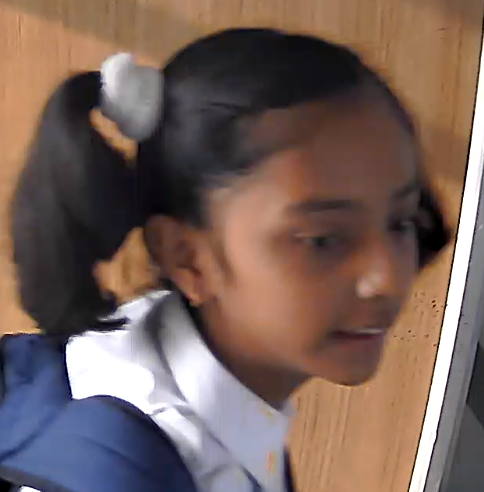
#> input picture Exam/school/database_images/0001_c1_5.png, 484 x 492 px; its folder holds only this picture in this run
$ jupyter execute --allow-errors sample_functions_updated.ipynb
#> lines starting #> are read from the running program, lines starting #| are printed output that depends on the picture
[cell 1]
import cv2
import numpy as np
import os
import copy
from skimage.feature import hog

[cell 2]
# [40 lines left out: function non_max_suppression, not called in this run]

[cell 3]
# [21 lines left out: function run_single_scale_detector, not called in this run]

[cell 4]
import cv2
import numpy as np

def sliding_window(image, step_size, window_size):
    # Slide a window across the image
    for y in range(0, image.shape[0] - window_size[1], step_size):
        for x in range(0, image.shape[1] - window_size[0], step_size):
            yield (x, y, image[y:y + window_size[1], x:x + window_size[0]])

def detect_faces(image_path, step_size=20, window_size=(100, 100), overlap_thresh=0.3, target_size=(100, 100)):
    """
    Detects faces in the given image using sliding window and non-maximum suppression techniques.

    Parameters:
    image_path (str): Path to the image file.
    step_size (int): Step size for sliding window (default is 20).
    window_size (tuple): Size of the sliding window (default is (100, 100)).
    overlap_thresh (float): Overlap threshold for non-maximum suppression (default is 0.3).
    target_size (tuple): Target size for resizing the detected face (default is (100, 100)).

    Returns:
    face_encodings (list): Encoding of the detected face.
    """
    classifier = cv2.CascadeClassifier(cv2.data.haarcascades + "haarcascade_frontalface_default.xml")

    # Load the image
    image = cv2.imread(image_path)
    gray = cv2.cvtColor(image, cv2.COLOR_BGR2GRAY)

    # Initialize list to store detected faces
    detections = []

    # Loop over the sliding window
    for (x, y, window) in sliding_window(gray, step_size, window_size):
        # Clone the original image and get the HOG face detector
        clone = gray.copy()
        patch = clone[y:y + window_size[1], x:x + window_size[0]]

        # Detect faces in the window
        faces = classifier.detectMultiScale(patch, scaleFactor=1.1, minNeighbors=5, minSize=(30, 30))

        # Add the bounding boxes of detected faces to the list
        for (x1, y1, w, h) in faces:
            detections.append((x + x1, y + y1, x + x1 + w, y + y1 + h))

    # If no faces are detected, return None
    if len(detections) == 0:
        return None

    # Select the best bounding box (currently the first one)
    (x1, y1, x2, y2) = detections[0]

    # Extract the face region
    face = image[y1:y2, x1:x2]

    # Resize the detected face to the target size
    face_resized = cv2.resize(face, target_size)

    # Return the detected face
    return face_resized

#> (a cell that did not finish here is left out)

#> (a cell that did not finish here is left out)

[cell 7]
def create_database(directory):
    """
    Creates and stores encodings of detected faces from images in the specified directory.

    Parameters:
    directory (str): Path to the directory containing images.
    """
    face_encodings = []
    labels = []

    for filename in os.listdir(directory):
        if filename.endswith(".jpg") or filename.endswith(".png"):
            image_path = os.path.join(directory, filename)
            face = detect_faces(image_path, window_size=(100, 100))
#> call 2 of detect_faces, with image_path = 'school/database_images/0001_c1_5.png', step_size = 20, window_size = (100, 100), overlap_thresh = 0.3, target_size = (100, 100)
#> in detect_faces, image is the input picture: shape (492, 484, 3); mean B, G, R 90.4, 97.7, 119.1
#> in detect_faces (call 2), `gray = cv2.cvtColor(image, cv2.COLOR_BGR2GRAY)`:
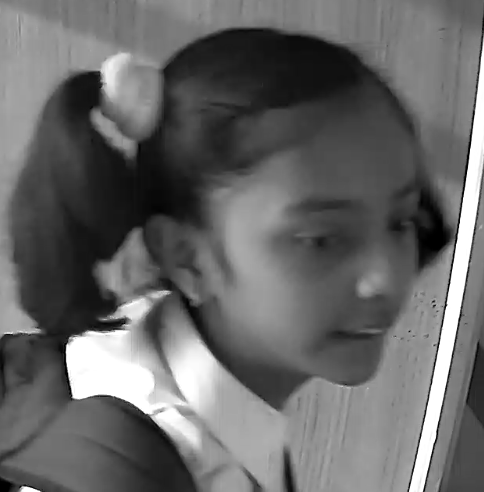
#> gray: shape (492, 484); min 0, max 255, mean 103.3
#> the loop in detect_faces (call 2), `for (x, y, window) in sliding_window(gray, step_size, window_size):` made 400 passes
#> (x, y) on passes 1 to 3: (0, 0), (20, 0), (40, 0)
#> pass 1, in detect_faces (call 2), `patch = clone[y:y + window_size[1], x:x + window_size[0]]`:
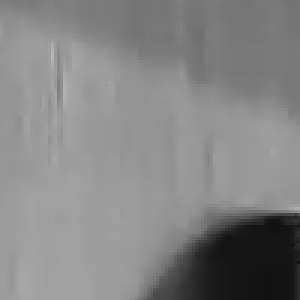
#> patch: shape (100, 100) (shown 3 times larger); min 15, max 182, mean 132.4
#> pass 2, in detect_faces (call 2), `patch = clone[y:y + window_size[1], x:x + window_size[0]]`:
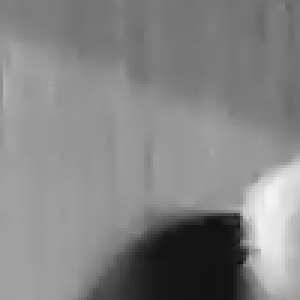
#> patch: shape (100, 100) (shown 3 times larger); min 15, max 242, mean 132.3
#> pass 3, in detect_faces (call 2), `patch = clone[y:y + window_size[1], x:x + window_size[0]]`:
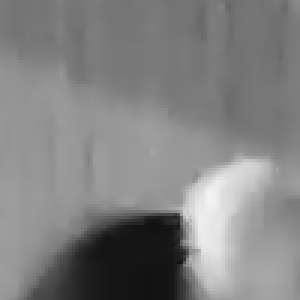
#> patch: shape (100, 100) (shown 3 times larger); min 15, max 242, mean 129.5
#> after the loop in detect_faces (call 2), `for (x, y, window) in sliding_window(gray, step_size, window_size):`:
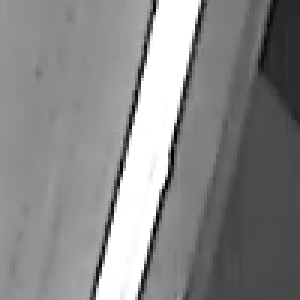
#> patch: shape (100, 100) (shown 3 times larger); min 0, max 255, mean 135.3
#> after the loop in detect_faces (call 2), `for (x, y, window) in sliding_window(gray, step_size, window_size):`: detections = []
            if face is not None:
                face_encodings.append(face)
                labels.append(filename[:4])

    return face_encodings, labels

[cell 8]
# [17 lines left out: function search_face, not called in this run]

[cell 9]
directory = 'school/database_images'
face_encodings, labels = create_database(directory)

[cell 10]
print(labels)

[cell 11]
print(len(labels))

[cell 12]
predicted_labels = []
#> (the rest of this cell did not finish here and is left out)

[cell 13]
print(predicted_labels)

[cell 14]
# Function to compute rank-1 accuracy
def compute_rank1_accuracy(true_labels, predicted_labels):
    correct = 0
    total = len(true_labels)
    for true_label, predicted_label in zip(true_labels, predicted_labels):
        if true_label == predicted_label[0]:
            correct += 1
    rank1_accuracy = correct / total
    return rank1_accuracy

# Sample true labels and predicted labels
true_labels = ['0001', '0002', '0003', '0004', '0005', '0006', '0007', '0008', '0009', '0010', '0011', '0012', '0013', '0014', '0015',
               '0016', '0017', '0018', '0019', '0020', '0021', '0022', '0023', '0024', '0025', '0026', '0027', '0028', '0029', '0030',
               '0031', '0032', '0033', '0034', '0035', '0036', '0037', '0038', '0039', '0040', '0041', '0042', '0043', '0044', '0045',
               '0046', '0047', '0048', '0049', '0050', '0051', '0052', '0053', '0054', '0055', '0056', '0057', '0058', '0059', '0060',
               '0061', '0062', '0063', '0064', '0065', '0066', '0067', '0068', '0069', '0070', '0071', '0072', '0073', '0074', '0075',
               '0076', '0077', '0078', '0079', '0080', '0081', '0082', '0083', '0084', '0085', '0086', '0087', '0089', '0090',
               '0091', '0092', '0093', '0094', '0095', '0096', '0097', '0098', '0099', '0100', '0101', '0102', '0103', '0104', '0105',
               '0107', '0109', '0110', '0111', '0112', '0113', '0114', '0115', '0116', '0117', '0118', '0119', '0120',
               '0121', '0122', '0123', '0124', '0125', '0126', '0127', '0128', '0129', '0130', '0131', '0132', '0133', '0134', '0135',
               '0136', '0137', '0138', '0139', '0140', '0141', '0142', '0143', '0144', '0145', '0146', '0147', '0148', '0149', '0150',
               '0151', '0152', '0153', '0154', '0155', '0156', '0157', '0158', '0159']


# Compute rank-1 accuracy
rank1_accuracy = compute_rank1_accuracy(true_labels, predicted_labels)
print("Rank-1 accuracy:", rank1_accuracy)

[cell 15]
# Function to compute rank-10 accuracy
def compute_rank10_accuracy(true_labels, predicted_labels):
    correct = 0
    total = len(true_labels)
    for true_label, predicted_label_list in zip(true_labels, predicted_labels):
        if true_label in predicted_label_list[:10]:
            correct += 1
    rank10_accuracy = correct / total
    return rank10_accuracy

# Sample true labels and predicted labels (where predicted labels are lists of top 10 identities)
true_labels = ['0001', '0002', '0003', '0004', '0005', '0006', '0007', '0008', '0009', '0010', '0011', '0012', '0013', '0014', '0015',
               '0016', '0017', '0018', '0019', '0020', '0021', '0022', '0023', '0024', '0025', '0026', '0027', '0028', '0029', '0030',
               '0031', '0032', '0033', '0034', '0035', '0036', '0037', '0038', '0039', '0040', '0041', '0042', '0043', '0044', '0045',
               '0046', '0047', '0048', '0049', '0050', '0051', '0052', '0053', '0054', '0055', '0056', '0057', '0058', '0059', '0060',
               '0061', '0062', '0063', '0064', '0065', '0066', '0067', '0068', '0069', '0070', '0071', '0072', '0073', '0074', '0075',
               '0076', '0077', '0078', '0079', '0080', '0081', '0082', '0083', '0084', '0085', '0086', '0087', '0089', '0090',
               '0091', '0092', '0093', '0094', '0095', '0096', '0097', '0098', '0099', '0100', '0101', '0102', '0103', '0104', '0105',
               '0107', '0109', '0110', '0111', '0112', '0113', '0114', '0115', '0116', '0117', '0118', '0119', '0120',
               '0121', '0122', '0123', '0124', '0125', '0126', '0127', '0128', '0129', '0130', '0131', '0132', '0133', '0134', '0135',
               '0136', '0137', '0138', '0139', '0140', '0141', '0142', '0143', '0144', '0145', '0146', '0147', '0148', '0149', '0150',
               '0151', '0152', '0153', '0154', '0155', '0156', '0157', '0158', '0159']


# Compute rank-10 accuracy
rank10_accuracy = compute_rank10_accuracy(true_labels, predicted_labels)
print("Rank-10 accuracy:", rank10_accuracy)

$ run again, on Exam/school/database_images/0070_c1_2.png
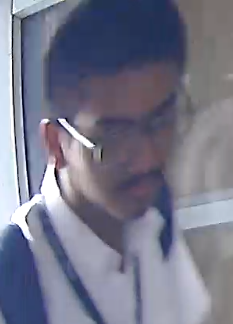
#> input picture Exam/school/database_images/0070_c1_2.png, 233 x 324 px
#> in detect_faces, image is the input picture: shape (324, 233, 3); mean B, G, R 137.4, 119.3, 118.1
#> the loop in detect_faces (call 2), `for (x, y, window) in sliding_window(gray, step_size, window_size):` made 84 passes
#> (x, y) on passes 1 to 8: (0, 0), (20, 0), (40, 0), (60, 0), (80, 0), (100, 0), (120, 0), (0, 20)
#> pass 1, in detect_faces (call 2), `patch = clone[y:y + window_size[1], x:x + window_size[0]]`:
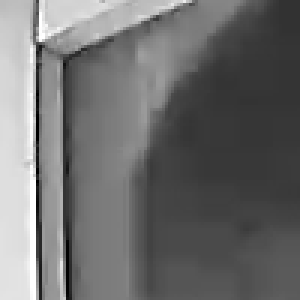
#> patch: shape (100, 100) (shown 3 times larger); min 0, max 255, mean 109.9
#> after the loop in detect_faces (call 2), `for (x, y, window) in sliding_window(gray, step_size, window_size):`:
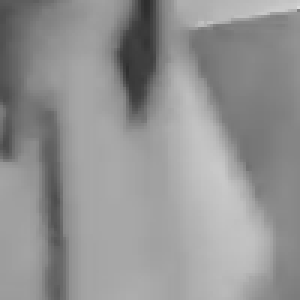
#> patch: shape (100, 100) (shown 3 times larger); min 45, max 219, mean 147
#> after the loop in detect_faces (call 2), `for (x, y, window) in sliding_window(gray, step_size, window_size):`: detections = []

$ run again, on Exam/school/database_images/0094_c1_3.png
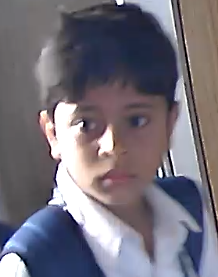
#> input picture Exam/school/database_images/0094_c1_3.png, 218 x 277 px
#> in detect_faces, image is the input picture: shape (277, 218, 3); mean B, G, R 121.6, 111.3, 115.9
#> the loop in detect_faces (call 2), `for (x, y, window) in sliding_window(gray, step_size, window_size):` made 54 passes
#> (x, y) on passes 1 to 8: (0, 0), (20, 0), (40, 0), (60, 0), (80, 0), (100, 0), (0, 20), (20, 20)
#> pass 1, in detect_faces (call 2), `patch = clone[y:y + window_size[1], x:x + window_size[0]]`:
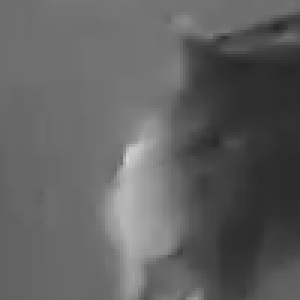
#> patch: shape (100, 100) (shown 3 times larger); min 38, max 212, mean 96.8
#> after the loop in detect_faces (call 2), `for (x, y, window) in sliding_window(gray, step_size, window_size):`:
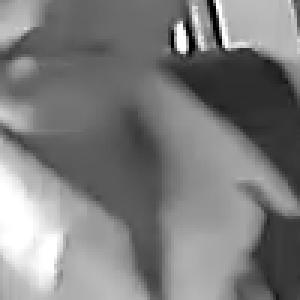
#> patch: shape (100, 100) (shown 3 times larger); min 0, max 255, mean 125.2
#> after the loop in detect_faces (call 2), `for (x, y, window) in sliding_window(gray, step_size, window_size):`: detections = []

$ run again, on Exam/school/database_images/0094_c1_5.png
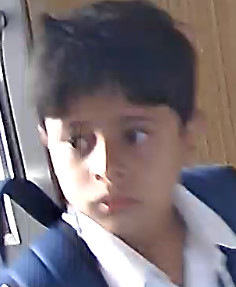
#> input picture Exam/school/database_images/0094_c1_5.png, 236 x 287 px
#> in detect_faces, image is the input picture: shape (287, 236, 3); mean B, G, R 118.4, 112.1, 120.8
#> in detect_faces (call 2), `gray = cv2.cvtColor(image, cv2.COLOR_BGR2GRAY)`:
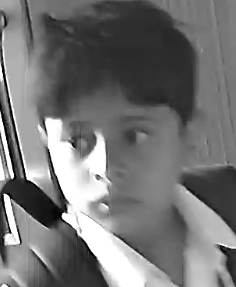
#> gray: shape (287, 236); min 0, max 255, mean 115.4
#> the loop in detect_faces (call 2), `for (x, y, window) in sliding_window(gray, step_size, window_size):` made 70 passes
#> (x, y) on passes 1 to 8: (0, 0), (20, 0), (40, 0), (60, 0), (80, 0), (100, 0), (120, 0), (0, 20)
#> after the loop in detect_faces (call 2), `for (x, y, window) in sliding_window(gray, step_size, window_size):`:
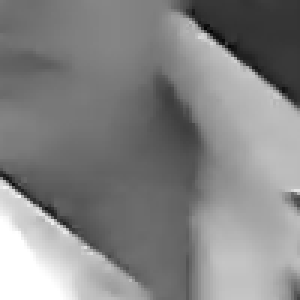
#> patch: shape (100, 100) (shown 3 times larger); min 5, max 255, mean 132.4
#> after the loop in detect_faces (call 2), `for (x, y, window) in sliding_window(gray, step_size, window_size):`: detections = []
